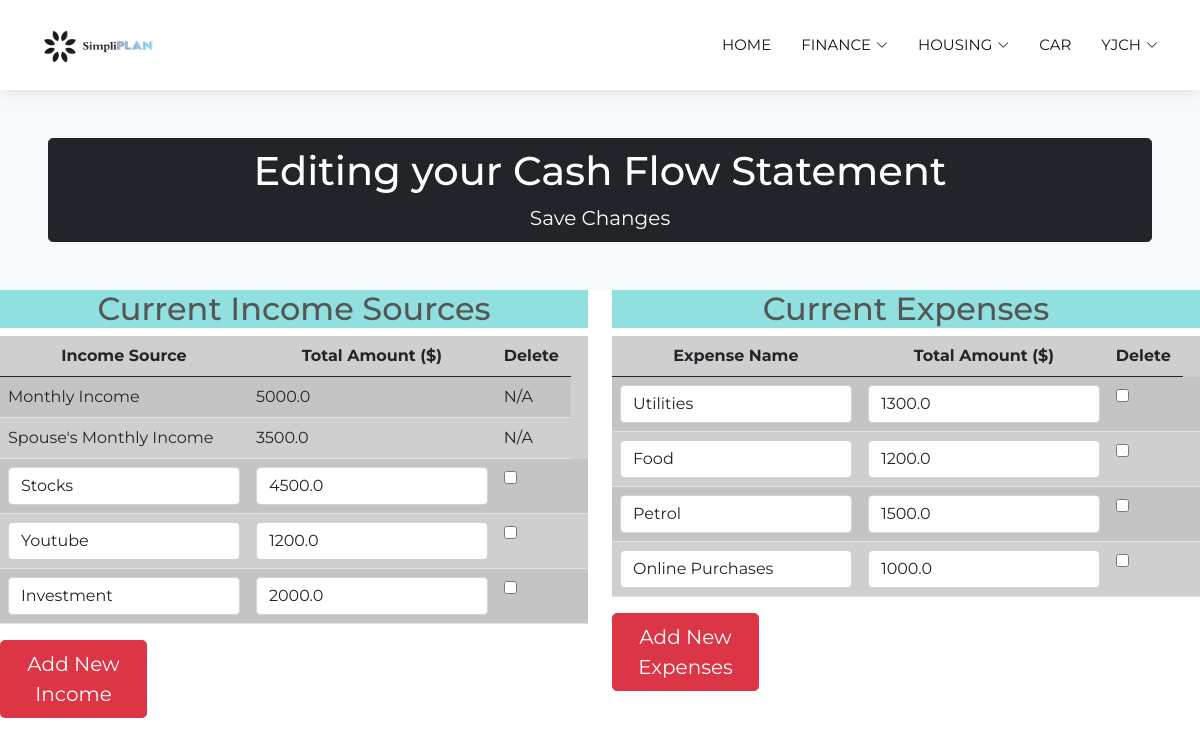
Screenshot of /finance/cashFlow_Edit/ (signed in) with the database file from the repository.
### Finance/models.py (models this page shows)
class Information(models.Model):
    DOB = models.DateField()
    gender = models.CharField(max_length=255)
    education = models.CharField(max_length=255)
    maritalStatus = models.CharField(max_length=255)
    occupation = models.CharField(max_length=255)
    monthlyIncome = models.FloatField()
    spouseMonthlyIncome = models.FloatField()
    noOfDependents = models.IntegerField()
    OAAmount = models.FloatField()
    SAAmount = models.FloatField()
    medisave = models.FloatField()
    user = models.OneToOneField(
        User,
        to_field="username",
        on_delete=models.CASCADE,
        primary_key=True,
    )

class OtherIncomeSource(models.Model):
    incomeSource = models.CharField(max_length=255)
    amount = models.FloatField()
    information = models.ForeignKey(Information, on_delete=models.CASCADE)

class MonthlyExpense(models.Model):
    expenseName = models.CharField(max_length=255)
    amount = models.FloatField()
    information = models.ForeignKey(Information, on_delete=models.CASCADE)

### Finance/views.py (the view)
# urls.py: path('cashFlow_Edit/', views.cashFlow_Edit_view, name="cashFlow_Edit"),
def cashFlow_Edit_view(request):
    if request.session.has_key('username'):
        username = request.session['username']
        user = User.user.get(username=username)
        financemanager = FinanceMgr(user)
        """
        #temp user for testing
        testuser = User.user.validate("swaggydaddy","swaggymcpants1")
        testuser = testuser[0]
        financemanager = FinanceMgr(testuser)
        """
        if Information.objects.filter(user=username).exists():
            firstTime = False
        else:
            firstTime = True
        monthlyIncome = 0
        spouseMonthlyIncome = 0
        netIncome = 0
        if (request.method == 'POST'):
            oIncome_list = request.POST.getlist('oIncome[]')
            oAmount_list = request.POST.getlist('oAmount[]')
            oIncomeID_list = request.POST.getlist('oIncomeID[]')
            deleteIncome_list = request.POST.getlist('deleteIncome[]')
            expense_list = request.POST.getlist('expense[]')
            eAmount_list = request.POST.getlist('eAmount[]')
            expenseID_list = request.POST.getlist('expenseID[]')
            deleteExpense_list = request.POST.getlist('deleteExpense[]')
            monthlyIncome = request.POST.get('mIncomeAmount')
            spouseMonthlyIncome = request.POST.get('smIncomeAmount')
            for i in range(0, len(oIncomeID_list), 1):
                if (oIncomeID_list[i] == "-1"):
                    financemanager.createIncomeSource(incomeSource=oIncome_list[i],
                                                      amount=oAmount_list[i])
            for i in range(0, len(expenseID_list), 1):
                if (expenseID_list[i] == "-1"):
                    financemanager.createExpense(expenseName=expense_list[i],
                                                 amount=eAmount_list[i])
            print("DEBUGGING: UpdateIncomeSource")
            print(oIncomeID_list)
            print(oIncome_list)
            print(oAmount_list)
            for i in range(0, len(oIncome_list), 1):
                if (oIncomeID_list[i] != -1):
                    financemanager.updateIncomeSource(index=oIncomeID_list[i],
                                                      incomeSourceName=oIncome_list[i],
                                                      amount=oAmount_list[i])
            for i in range(0, len(expense_list), 1):
                if (expenseID_list[i] != -1):
                    financemanager.updateExpense(index=expenseID_list[i],
                                                 expenseName=expense_list[i],
                                                 amount=eAmount_list[i])
            for i in range(0, len(deleteIncome_list), 1):
                if (deleteIncome_list[i] != "no"):
                    print("DEBUG: deleting index: " + deleteIncome_list[i])
                    financemanager.deleteIncomeSource(deleteIncome_list[i])
                    print("Income Successfully deleted")
            for i in range(0, len(deleteExpense_list), 1):
                if (deleteExpense_list[i] != "no"):
                    print("DEBUG: deleting index: " + deleteExpense_list[i])
                    financemanager.deleteExpense(deleteExpense_list[i])
                    print("Expense Successfully deleted")
            return redirect('/finance/cashFlow_Result/')
        else:
            (monthlyIncome, spouseMonthlyIncome, oIncome_list, mExpense_list,
             netIncome) = financemanager.retrieveFinancialInformation()
            return render(request, 'finance/cashFlow_Edit.html', {
                'oIncome_list': oIncome_list,
                'mExpense_list': mExpense_list,
                'monthlyIncome': monthlyIncome,
                'spouseMonthlyIncome': spouseMonthlyIncome,
                'netIncome': netIncome,
                "username": username,
                "firstTime": firstTime,
            })
    else:
        return render(request, 'home.html')

### Finance/FinanceMgr.py (called while the page is built)
    def retrieveFinancialInformation(self):
        self.incomeSource = OtherIncomeSource.objects.filter(
            information=self.user.information)
        self.expense = MonthlyExpense.objects.filter(
            information=self.user.information)
        netIncome = 0
        for income in self.incomeSource:
            netIncome += income.amount
        for expense in self.expense:
            netIncome -= expense.amount
        netIncome += self.user.information.monthlyIncome
        return (self.user.information.monthlyIncome, self.user.information.spouseMonthlyIncome, self.incomeSource, self.expense, netIncome)

### Finance/templates/finance/cashFlow_Edit.html (shortened to what this page needs)
{% extends "base.html" %}
{% load static %}
{% block content %}
<!DOCTYPE html>
<html lang="en">
<head>
</head>
</head>
<body>
    <form method = "POST" action='/finance/cashFlow_Edit/'>
        <div class="p-5 text-left bg-light" >
            <button type="submit" class="btn btn-lg btn-dark col-md-12"><h1>Editing your Cash Flow Statement</h1> Save Changes</button>
        </div>
        <div class="row">
            <div class="table-responsive col-md-6">
                <center><h2 class="sub-header" style="background-color:rgb(145, 224, 224);" >Current Income Sources</h2></center>
                <div class="table-responsive">
                    <table id = "incomeTable" class="table table-striped" style="background-color:rgb(207, 207, 207);">
                        <thead>
                            <tr>
                                <th class="text-center">
                                    Income Source
                                </th>
                                <th class="text-center">
                                    Total Amount ($)
                                </th>
                                <th>
                                    Delete
                                </th>
                            </tr>
                        </thead>
                        <tbody>
                            <tr>
                                <td>Monthly Income</td>
                                <td>{{monthlyIncome}}</td>
                                <td>N/A</td>
                            </tr>
                            <tr>
                                <td>Spouse's Monthly Income</td>
                                <td>{{spouseMonthlyIncome}}</td>
                                <td>N/A</td>
                            </tr>
                            {% for oIncome in oIncome_list %}
                            <tr>
                                <td><input type="text" class="form-control" name="oIncome[]" value="{{oIncome.incomeSource}}"></td>
                                <td><input type="number" step = 0.01 class="form-control" name="oAmount[]" value="{{oIncome.amount}}"></td>
                                <td><input type="checkbox" name="deleteIncome[]" value="{{oIncome.id}}" class = 'chk'></td>
                                <td><input type="number" class="form-control" style="display: none;" name="oIncomeID[]" value="{{oIncome.id}}"></td>
                            </tr>
                            {% endfor %}
                        </tbody>
                    </table>
                    <button type="button" class="btn btn-lg btn-danger col-md-3" onclick="addIncome()">Add New Income</button>
                </div>
            </div>
            <div class="table-responsive col-md-6">
                <center><h2 class="sub-header" style="background-color:rgb(145, 224, 224);">Current Expenses</h2></center>
                <div class="table-responsive">
                    <table id = "expenseTable" class="table table-striped" style="background-color:rgb(207, 207, 207);">
                        <thead>
                            <tr>
                                <tr>
                                    <th class="text-center">
                                        Expense Name
                                    </th>
                                    <th class="text-center">
                                        Total Amount ($)
                                    </th>
                                    <th>
                                        Delete
                                    </th>
                            </tr>
                        </thead>
                        <tbody>
                            {% for mExpense in mExpense_list %}
                            <tr>
                                <td><input type="text" class="form-control" name="expense[]" value="{{mExpense.expenseName}}"></td>
                                <td><input type="number" step = 0.01 class="form-control" name="eAmount[]" value="{{mExpense.amount}}"></td>
                                <td><input type="checkbox" name="deleteExpense[]" value="{{mExpense.id}}" class = 'chk'></td>
                                <td><input type="number" class="form-control" style="display: none;" name="expenseID[]" value="{{mExpense.id}}"></td>
                            </tr>
                            {% endfor %}
                        </tbody>
                    </table>
                    <button type="button" class="btn btn-lg btn-danger col-md-3" onclick="addExpense()">Add New Expenses</button>
                </div>
            </div>
        </div>
    </form>
</body>
</html>
{% endblock %}

### assets/nav/assets/css/style.css (style rules this page uses)
body { font-family: "Open Sans", sans-serif; color: #555555; }
h1, h2, h3, h4, h5, h6 { font-family: "Montserrat", sans-serif; }
* { padding: 0; margin: 0; box-sizing: border-box; font-family: 'Montserrat', sans-serif }

### rows the page displays
Information: monthlyIncome "5000.0", spouseMonthlyIncome "3500.0"
OtherIncomeSource: incomeSource "Stocks", amount "4500.0"
OtherIncomeSource: incomeSource "Youtube", amount "1200.0"
OtherIncomeSource: incomeSource "Investment", amount "2000.0"
MonthlyExpense: expenseName "Utilities", amount "1300.0"
MonthlyExpense: expenseName "Food", amount "1200.0"
MonthlyExpense: expenseName "Petrol", amount "1500.0"
MonthlyExpense: expenseName "Online Purchases", amount "1000.0"

### other values shown
{{ username }} "YJCH"
